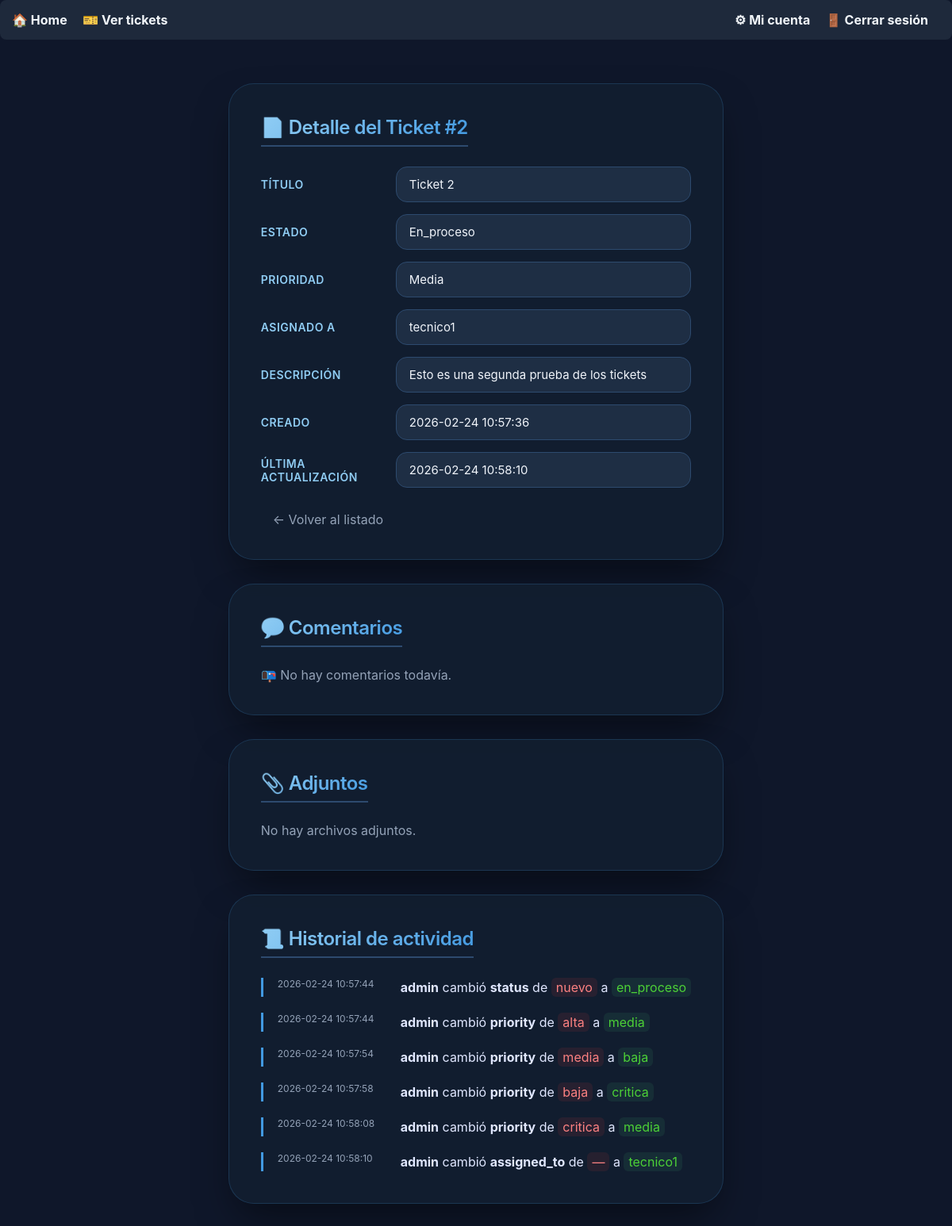
Screenshot of /ticket_detail.php?id=2 (signed in) with the database file from the repository.
### tables this page shows
CREATE TABLE tickets (
            id INTEGER PRIMARY KEY AUTOINCREMENT,
            title TEXT NOT NULL,
            description TEXT NOT NULL,
            status TEXT NOT NULL,
            priority TEXT NOT NULL,
            category TEXT NOT NULL,
            created_by INTEGER NOT NULL,
            assigned_to INTEGER NULL,
            created_at TEXT NOT NULL DEFAULT (datetime('now')),
            updated_at TEXT NOT NULL DEFAULT (datetime('now')),

            FOREIGN KEY (created_by) REFERENCES users(id) ON DELETE CASCADE,
            FOREIGN KEY (assigned_to) REFERENCES users(id) ON DELETE SET NULL
        );

CREATE TABLE users (
            id INTEGER PRIMARY KEY AUTOINCREMENT,
            username TEXT NOT NULL UNIQUE,
            password_hash TEXT NOT NULL,
            role TEXT NOT NULL CHECK(role IN ('admin','tecnico','lector')),
            created_at TEXT NOT NULL DEFAULT (datetime('now'))
        );

CREATE TABLE historial_cambios (
            id INTEGER PRIMARY KEY AUTOINCREMENT,
            ticket_id INTEGER NOT NULL,
            user_id INTEGER NOT NULL,
            campo_modificado TEXT NOT NULL,
            valor_anterior TEXT,
            valor_nuevo TEXT,
            fecha_cambio TEXT NOT NULL DEFAULT (datetime('now')),

            FOREIGN KEY (ticket_id) REFERENCES tickets(id) ON DELETE CASCADE,
            FOREIGN KEY (user_id) REFERENCES users(id) ON DELETE CASCADE
        );

### public/ticket_detail.php (called while the page is built, shortened)
<?php
require_once __DIR__ . '/../app/audit.php';
$db->setAttribute(PDO::ATTR_ERRMODE, PDO::ERRMODE_EXCEPTION);
$id = filter_input(INPUT_GET, 'id', FILTER_VALIDATE_INT);
$stmt = $db->prepare("
    SELECT t.*, u.username AS assigned_user
    FROM tickets t
    LEFT JOIN users u ON t.assigned_to = u.id
    WHERE t.id = :id
");
$stmt->execute([':id' => $id]);
$ticket = $stmt->fetch(PDO::FETCH_ASSOC);
$stmt = $db->prepare("
    SELECT a.*, u.username
    FROM attachments a
    LEFT JOIN users u ON a.uploaded_by = u.id
    WHERE a.ticket_id = :ticket_id
    ORDER BY a.created_at DESC
");
$stmt->execute([':ticket_id' => $id]);
$attachments = $stmt->fetchAll(PDO::FETCH_ASSOC);
$ticket['assigned_to'] = $ticket['assigned_to'] ?? null;
$ticket['updated_at']  = $ticket['updated_at'] ?? null;
$ticket['description'] = $ticket['description'] ?? '';
$ticket['status']      = $ticket['status'] ?? '';
$ticket['priority']    = $ticket['priority'] ?? '';
$stmtComments = $db->prepare("
    SELECT c.*, u.username
    FROM ticket_comments c
    LEFT JOIN users u ON c.user_id = u.id
    WHERE c.ticket_id = :ticket_id
    ORDER BY c.created_at ASC
");
$stmtComments->execute([':ticket_id' => $id]);
$comments = $stmtComments->fetchAll(PDO::FETCH_ASSOC);
$stmtHistorial = $db->prepare("
    SELECT h.*, u.username
    FROM historial_cambios h
    LEFT JOIN users u ON h.user_id = u.id
    WHERE h.ticket_id = :ticket_id
    ORDER BY h.fecha_cambio ASC
");
$stmtHistorial->execute([':ticket_id' => $id]);
$historial = $stmtHistorial->fetchAll(PDO::FETCH_ASSOC);
$timeline = [];
foreach ($historial as $change) {
    $timeline[] = [
        'type'       => 'change',
        'created_at' => $change['fecha_cambio'],
        'data'       => $change
    ];
}
usort($timeline, function ($a, $b) {
    return strtotime($a['created_at']) <=> strtotime($b['created_at']);
});
$userMap = [];
$stmtUsers = $db->prepare("SELECT id, username FROM users WHERE role IN ('admin', 'tecnico')");
$stmtUsers->execute();
while ($row = $stmtUsers->fetch(PDO::FETCH_ASSOC)) {
    $userMap[$row['id']] = $row['username'];
}
require_once __DIR__ . '/../views/partials/menu.php';
require_once __DIR__ . '/../views/tickets/detail.php';

### views/tickets/detail.php (the view, shortened to what this page needs)
<div class="detail-wrapper">
    <div class="detail-card">
        <h1 class="section-title">📄 Detalle del Ticket #<?= htmlspecialchars($ticket['id']) ?></h1>
        <?php if ($_SESSION['role'] === 'lector'): ?>
            <div class="detail-grid">
                <label>Título</label>
                <div><?= htmlspecialchars($ticket['title']) ?></div>
                <label>Estado</label>
                <div><?= ucfirst($ticket['status'] ?: 'Sin estado') ?></div>
                <label>Prioridad</label>
                <div><?= ucfirst($ticket['priority'] ?: 'Sin prioridad') ?></div>
                <label>Asignado a</label>
                <div><?= htmlspecialchars($ticket['assigned_user'] ?? 'Sin asignar') ?></div>
                <label>Descripción</label>
                <div><?= nl2br(htmlspecialchars($ticket['description'])) ?></div>
                <label>Creado</label>
                <div><?= htmlspecialchars($ticket['created_at']) ?></div>
                <label>Última actualización</label>
                <div><?= htmlspecialchars($ticket['updated_at']) ?></div>
            </div>
            <a href="tickets_view.php" class="btn-back">← Volver al listado</a>
        <?php endif; ?>
    </div>
    <div class="detail-card">
        <h2 class="section-title">💬 Comentarios</h2>
        <?php if (!empty($comments)): ?>
            <div class="timeline">
                <?php
                $totalComments = count($comments);
                foreach ($comments as $index => $c):
                    $isLast = ($index === $totalComments - 1);
                    $username = $c['username'] ?? 'Usuario';
                    $date = new DateTime($c['created_at']);
                    $now = new DateTime();
                    $diff = $now->diff($date);
                    if ($diff->d > 0) {
                        $timeAgo = "hace " . $diff->d . " día(s)";
                    } elseif ($diff->h > 0) {
                        $timeAgo = "hace " . $diff->h . " hora(s)";
                    } elseif ($diff->i > 0) {
                        $timeAgo = "hace " . $diff->i . " minuto(s)";
                    } else {
                        $timeAgo = "justo ahora";
                    }
                    $exactDate = $date->format('d/m/Y H:i');
                ?>
                    <div class="timeline-item <?= $isLast ? 'timeline-latest' : '' ?>">
                        <div class="timeline-marker"></div>
                        <div class="comment-content">
                            <div class="comment-header">
                                <span class="comment-author"><?= htmlspecialchars($username) ?></span>
                                <span class="comment-date"><?= $timeAgo ?> · <?= $exactDate ?></span>
                                <?php if ($isLast): ?>
                                    <span class="timeline-badge">Última actualización</span>
                                <?php endif; ?>
                            </div>
                            <div class="comment-text">
                                <?= nl2br(htmlspecialchars($c['comment'])) ?>
                            </div>
                        </div>
                    </div>
                <?php endforeach; ?>
            </div>
        <?php else: ?>
            <p style="color: #94a3b8;">📭 No hay comentarios todavía.</p>
        <?php endif; ?>
    </div>
    <div class="detail-card">
        <h2 class="section-title">📎 Adjuntos</h2>
        <?php if (empty($attachments)): ?>
            <p style="color: #94a3b8;">No hay archivos adjuntos.</p>
        <?php endif; ?>
    </div>
    <div class="detail-card">
        <h2 class="section-title">📜 Historial de actividad</h2>
        <?php if (empty($timeline)): ?>
            <p class="empty-history">No hay actividad registrada aún.</p>
        <?php else: ?>
            <div class="history-list">
                <?php foreach ($timeline as $item): ?>
                    <div class="history-item">
                        <div class="history-date"><?= htmlspecialchars($item['created_at']) ?></div>
                        <div class="history-content">
                            <?php if ($item['type'] === 'comment'): ?>
                                <p>
                                    <strong><?= htmlspecialchars($item['data']['username']) ?></strong> comentó:
                                </p>
                                <div class="history-box">
                                    <?= nl2br(htmlspecialchars($item['data']['comment'])) ?>
                                </div>
                            <?php elseif ($item['type'] === 'change'):
                                $campo = $item['data']['campo_modificado'];
                                $oldRaw = $item['data']['valor_anterior'];
                                $newRaw = $item['data']['valor_nuevo'];
                                if ($campo === 'assigned_to' && isset($userMap)) {
                                    $oldDisplay = (is_numeric($oldRaw) && isset($userMap[$oldRaw])) ? $userMap[$oldRaw] : ($oldRaw ?: '—');
                                    $newDisplay = (is_numeric($newRaw) && isset($userMap[$newRaw])) ? $userMap[$newRaw] : ($newRaw ?: '—');
                                } else {
                                    $oldDisplay = $oldRaw ?: '—';
                                    $newDisplay = $newRaw ?: '—';
                                }
                            ?>
                                <p>
                                    <strong><?= htmlspecialchars($item['data']['username']) ?></strong>
                                    cambió
                                    <strong><?= htmlspecialchars($campo) ?></strong>
                                    de <span class="old-value"><?= htmlspecialchars($oldDisplay) ?></span>
                                    a <span class="new-value"><?= htmlspecialchars($newDisplay) ?></span>
                                </p>
                            <?php endif; ?>
                        </div>
                    </div>
                <?php endforeach; ?>
            </div>
        <?php endif; ?>
    </div>
</div>

### views/tickets/detail.php (style rules this page uses)
* { margin: 0; padding: 0; box-sizing: border-box; font-family: 'Inter', system-ui, -apple-system, BlinkMacSystemFont, 'Segoe UI', Roboto, sans-serif; }
.detail-wrapper { max-width: 1200px; margin: 30px auto; padding: 0 20px; }
.detail-card { background: rgba(18, 30, 48, 0.9); backdrop-filter: blur(8px); border-radius: 32px; padding: 40px; box-shadow: 0 25px 50px -12px rgba(0, 0, 0, 0.5); border: 1px solid rgba(66, 153, 225, 0.2); color: #e2e8f0; margin-bottom: 30px; }
.section-title { font-size: 24px; font-weight: 600; margin-bottom: 25px; background: linear-gradient(135deg, #90cdf4, #4299e1); -webkit-background-clip: text; -webkit-text-fill-color: transparent; background-clip: text; letter-spacing: -0.5px; border-bottom: 2px solid #2d4a6e; padding-bottom: 8px; display: inline-block; }
.detail-grid { display: grid; grid-template-columns: 150px 1fr; gap: 15px 20px; margin-bottom: 30px; }
.detail-grid label { font-weight: 600; color: #90cdf4; font-size: 14px; text-transform: uppercase; letter-spacing: 0.5px; align-self: center; }
.detail-grid div { background: #1e2e44; border: 1px solid #2d4a6e; border-radius: 14px; padding: 12px 16px; color: #f0f4fa; font-size: 15px; }
.btn-back { margin-left: 15px; color: #94a3b8; text-decoration: none; transition: color 0.2s; }
.history-list { display: flex; flex-direction: column; gap: 20px; }
.history-item { display: flex; gap: 15px; align-items: flex-start; border-left: 3px solid #4299e1; padding-left: 18px; }
.history-date { min-width: 140px; font-size: 12px; color: #94a3b8; }
.history-content { flex: 1; color: #e0e7ff; line-height: 1.5; }
.old-value { color: #fc8181; background: rgba(229, 62, 62, 0.1); padding: 2px 6px; border-radius: 6px; }
.new-value { color: #4cd137; background: rgba(72, 187, 120, 0.1); padding: 2px 6px; border-radius: 6px; }

### rows the page displays
tickets: id "2", title "Ticket 2", status "En_proceso", priority "Media", assigned_to.username "tecnico1", description "Esto es una segunda prueba de los tickets", created_at "2026-02-24 10:57:36", updated_at "2026-02-24 10:58:10"
historial_cambios: created_at "2026-02-24 10:57:44", user.username "admin", campo_modificado "status", valor_anterior "nuevo", valor_nuevo "en_proceso"
historial_cambios: created_at "2026-02-24 10:57:44", user.username "admin", campo_modificado "priority", valor_anterior "alta", valor_nuevo "media"
historial_cambios: created_at "2026-02-24 10:57:54", user.username "admin", campo_modificado "priority", valor_anterior "media", valor_nuevo "baja"
historial_cambios: created_at "2026-02-24 10:57:58", user.username "admin", campo_modificado "priority", valor_anterior "baja", valor_nuevo "critica"
historial_cambios: created_at "2026-02-24 10:58:08", user.username "admin", campo_modificado "priority", valor_anterior "critica", valor_nuevo "media"
historial_cambios: created_at "2026-02-24 10:58:10", user.username "admin", campo_modificado "assigned_to", oldDisplay "—", valor_nuevo "tecnico1"
